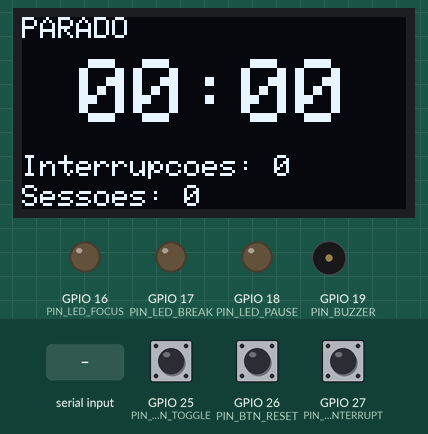
Simulated run of this sketch. Board: ESP32. On the bench: 128×64 one-colour display, output pins drawn as LEDs (lit = HIGH), buzzer (waves = sounding, pin HIGH). The inputs (shaded band) are chosen by the test bench; at power-on: GPIO 25 (PIN_BTN_TOGGLE) HIGH, GPIO 26 (PIN_BTN_RESET) HIGH, GPIO 27 (PIN_BTN_INTERRUPT) HIGH. What the sketch prints to the serial monitor is not drawn.

Above: at 1.7 s.
1.8 s: GPIO 25 (PIN_BTN_TOGGLE) pulled LOW for 0.15 s
At 2.8 s:
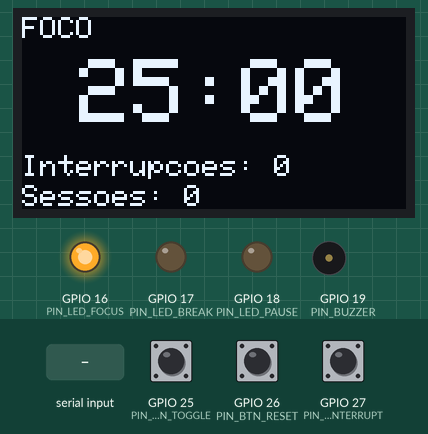
4.9 s: "s" received over Serial
At 5.9 s:
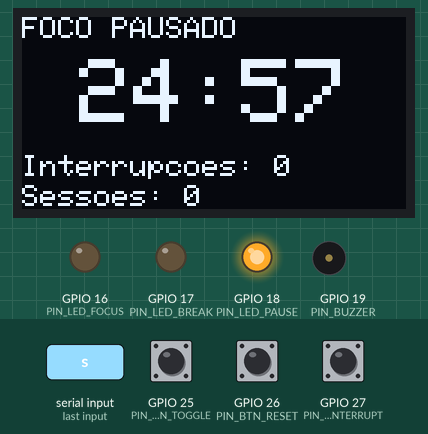
7.5 s: "S" received over Serial
At 9.3 s:
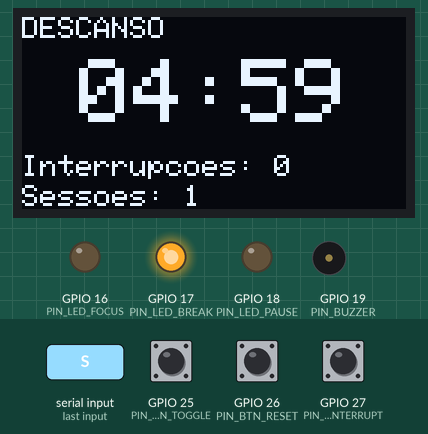
9.4 s: GPIO 26 (PIN_BTN_RESET) pulled LOW for 3.2 s
At 13.3 s:
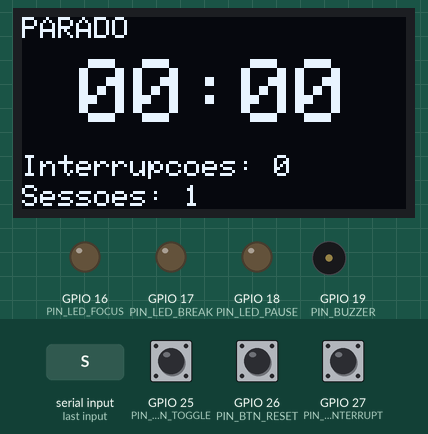
14.1 s: GPIO 25 (PIN_BTN_TOGGLE) pulled LOW for 1 s
At 15.1 s:
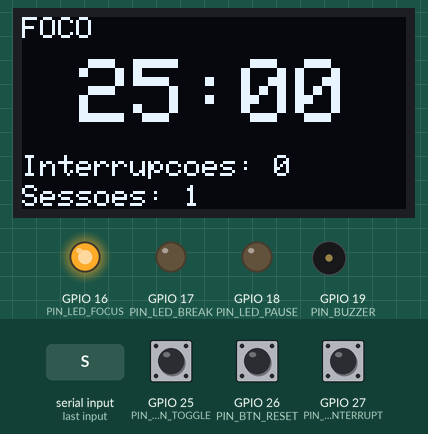
16.6 s: GPIO 27 (PIN_BTN_INTERRUPT) pulled LOW for 0.15 s
At 17.9 s:
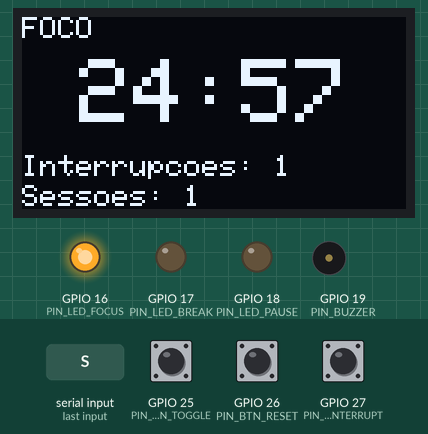
Timing chart, 0 to 19.2 s (numbered marks = the images above; inputs shaded):
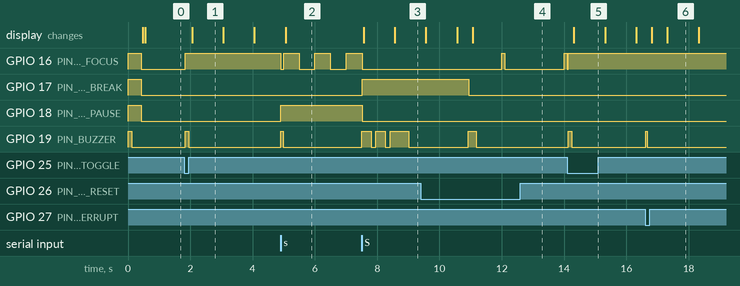

Measured:
- after the input at 1.8 s, GPIO 19 (PIN_BUZZER): LOW → HIGH at once, → LOW 0.12 s later; the display: changes after 0.26 s (image 1)
- after the input at 4.9 s, GPIO 16 (PIN_LED_FOCUS): HIGH → LOW at once, then repeats every 1.0 s: HIGH 0.50 s, LOW 0.50 s; GPIO 18 (PIN_LED_PAUSE): LOW → HIGH at once; GPIO 19 (PIN_BUZZER): LOW → HIGH at once, → LOW 0.08 s later; the display: changes after 0.16 s (image 2)
- after the input at 7.5 s, GPIO 16 (PIN_LED_FOCUS): goes on until 7.5 s, then stays LOW; GPIO 17 (PIN_LED_BREAK): LOW → HIGH at once
- after the input at 9.4 s, GPIO 16 (PIN_LED_FOCUS): LOW → HIGH after 2.6 s, → LOW 0.10 s later, → HIGH 1.9 s later; GPIO 17 (PIN_LED_BREAK): HIGH → LOW after 1.5 s; GPIO 19 (PIN_BUZZER): LOW → HIGH after 1.5 s, → LOW 0.25 s later; the display: first differs from a run without the input after 1.7 s (image 4)
- after the input at 14.1 s, GPIO 19 (PIN_BUZZER): LOW → HIGH at once, → LOW 0.12 s later; the display: changes after 0.21 s (image 5)
- after the input at 16.6 s, GPIO 19 (PIN_BUZZER): LOW → HIGH at once, → LOW 0.04 s later
- what the display in image 1 shows lasts 1.0 s, from 2.1 s to 3.1 s

The sketch:

lummi_firmware.ino
```cpp
// Temporizador de foco/descanso com 3 botões, 3 LEDs, buzzer e Serial Monitor.

#include "config.h"
#include "FocusTimer.h"
#include "Button.h"
#include "Buzzer.h"
#include "Display.h"
#include "OledDisplay.h"
#include "Diagnostics.h"

using namespace lummi;

static FocusTimer timer(MS_PER_MINUTE);
static Button btnToggle(PIN_BTN_TOGGLE);
static Button btnReset(PIN_BTN_RESET);
static Button btnInterrupt(PIN_BTN_INTERRUPT);
static Buzzer buzzer;
static OledDisplay display;      // SSD1306 128x64 I2C; se faltar, begin() falha e o firmware segue sem ele
static uint32_t lastRenderMs = 0;
static uint32_t lastStatusMs = 0;

// Padrões sonoros (ms): ligado, desligado, ligado...
static const uint16_t PAT_START[]     = {120};
static const uint16_t PAT_PAUSE[]     = {80};
static const uint16_t PAT_RESUME[]    = {80, 60, 80};
static const uint16_t PAT_INTERRUPT[] = {40};
static const uint16_t PAT_FOCUS_END[] = {300, 150, 300, 150, 600};
static const uint16_t PAT_BREAK_END[] = {150, 100, 150, 100, 150};
static const uint16_t PAT_RESET[]     = {250};
#define PLAY(p) buzzer.play(p, sizeof(p) / sizeof(p[0]))

static const char* stateName(State s) {
  switch (s) {
    case State::Idle:        return "PARADO";
    case State::Focus:       return "FOCO";
    case State::FocusPaused: return "FOCO PAUSADO";
    case State::Break:       return "DESCANSO";
    case State::BreakPaused: return "DESCANSO PAUSADO";
  }
  return "?";
}

static void printStatus() {
  uint32_t s = (timer.remainingMs() + 999) / 1000;  // arredonda para cima
  Serial.printf("[%s] restante %02lu:%02lu | interrupcoes: %u | sessoes concluidas: %u\n",
                stateName(timer.state()), (unsigned long)(s / 60), (unsigned long)(s % 60),
                (unsigned)timer.sessionInterruptions(), (unsigned)timer.completedSessions());
}

static void handleEvent(Event e) {
  switch (e) {
    case Event::FocusStarted:
      Serial.printf("[EVENTO] Foco iniciado: %u min\n", (unsigned)timer.focusMin());
      PLAY(PAT_START); break;
    case Event::Paused:
      Serial.println("[EVENTO] Pausado"); PLAY(PAT_PAUSE); break;
    case Event::Resumed:
      Serial.println("[EVENTO] Continuando"); PLAY(PAT_RESUME); break;
    case Event::Interruption:
      Serial.printf("[EVENTO] Interrupcao registrada (#%u nesta sessao)\n",
                    (unsigned)timer.sessionInterruptions());
      PLAY(PAT_INTERRUPT); break;
    case Event::FocusEnded:
      Serial.printf("[EVENTO] Foco concluido. Interrupcoes: %u. Sessoes concluidas: %u. Descanso de %u min\n",
                    (unsigned)timer.lastSessionInterruptions(), (unsigned)timer.completedSessions(),
                    (unsigned)timer.breakMin());
      PLAY(PAT_FOCUS_END); break;
    case Event::BreakEnded:
      Serial.println("[EVENTO] Descanso terminou. Aperte A para novo foco.");
      PLAY(PAT_BREAK_END); break;
    case Event::Reset:
      Serial.println("[EVENTO] Reiniciado. Aguardando inicio."); PLAY(PAT_RESET); break;
    case Event::None: break;
  }
  if (e != Event::None) printStatus();
}

static void updateLeds(uint32_t now) {
  bool blink = (now / 500) % 2 == 0;       // pisca a 1 Hz
  bool idlePulse = (now % 2000) < 100;     // "pronto": pulso curto a cada 2 s
  bool focus = false, brk = false, pause = false;
  switch (timer.state()) {
    case State::Idle:        focus = idlePulse; break;
    case State::Focus:       focus = true; break;
    case State::Break:       brk = true; break;
    case State::FocusPaused: pause = true; focus = blink; break;
    case State::BreakPaused: pause = true; brk = blink; break;
  }
  digitalWrite(PIN_LED_FOCUS, focus ? HIGH : LOW);
  digitalWrite(PIN_LED_BREAK, brk ? HIGH : LOW);
  digitalWrite(PIN_LED_PAUSE, pause ? HIGH : LOW);
}

static void printHelp() {
  Serial.println("Botoes: A=iniciar/pausar/continuar | B(segurar)=reiniciar | C=interrupcao");
  Serial.println("Serial: s=A  r=B  i=C  t=status  c=varrer I2C  h=ajuda");
}

// Comandos pelo Serial Monitor (útil para testar sem os botões)
static void handleSerial() {
  while (Serial.available() > 0) {
    char c = (char)Serial.read();
    uint32_t now = millis();
    switch (c) {
      case 's': case 'S': handleEvent(timer.toggle(now)); break;
      case 'r': case 'R': handleEvent(timer.reset()); break;
      case 'i': case 'I': handleEvent(timer.registerInterruption()); break;
      case 't': case 'T': printStatus(); break;
      case 'c': case 'C': diagScanI2C(); break;
      case 'h': case 'H': printHelp(); break;
      default: break;  // ignora \r, \n e outros
    }
  }
}

void setup() {
  Serial.begin(115200);
  pinMode(PIN_LED_FOCUS, OUTPUT);
  pinMode(PIN_LED_BREAK, OUTPUT);
  pinMode(PIN_LED_PAUSE, OUTPUT);
  btnToggle.begin();
  btnReset.begin();
  btnInterrupt.begin();
  buzzer.begin(PIN_BUZZER);
  timer.configure(DEFAULT_FOCUS_MIN, DEFAULT_BREAK_MIN);

  // Autoteste de partida: todos os LEDs + um bipe.
  digitalWrite(PIN_LED_FOCUS, HIGH); digitalWrite(PIN_LED_BREAK, HIGH); digitalWrite(PIN_LED_PAUSE, HIGH);
  digitalWrite(PIN_BUZZER, HIGH); delay(120); digitalWrite(PIN_BUZZER, LOW);
  delay(300);
  digitalWrite(PIN_LED_FOCUS, LOW); digitalWrite(PIN_LED_BREAK, LOW); digitalWrite(PIN_LED_PAUSE, LOW);

  diagPrintBoot();
  Serial.printf("Foco %u min | Descanso %u min | 1 min = %lu ms\n",
                (unsigned)timer.focusMin(), (unsigned)timer.breakMin(), (unsigned long)MS_PER_MINUTE);
#if SCAN_I2C_ON_BOOT
  diagScanI2C();
#endif
  Serial.println(display.begin() ? "[OLED] pronto" : "[OLED] nao encontrado ou falhou (so Serial e LEDs)");
  printHelp();
}

void loop() {
  uint32_t now = millis();
  btnToggle.update(now);
  btnReset.update(now);
  btnInterrupt.update(now);

  if (btnToggle.pressed())    handleEvent(timer.toggle(now));
  if (btnReset.held())        handleEvent(timer.reset());
  if (btnInterrupt.pressed()) handleEvent(timer.registerInterruption());
  handleSerial();
  handleEvent(timer.update(now));

  buzzer.update(now);
  updateLeds(now);

  if ((now - lastRenderMs) >= 250) {   // 4 atualizações por segundo
    lastRenderMs = now;
    display.render({timer.state(), timer.remainingMs(), timer.sessionInterruptions(), timer.completedSessions()});
  }

  if ((timer.state() == State::Focus || timer.state() == State::Break) &&
      (now - lastStatusMs) >= STATUS_PRINT_MS) {
    lastStatusMs = now;
    printStatus();
  }
}
```

Button.h
```cpp
// Botão com debounce (filtro de ruído) e detecção de "segurar".
// Ligação: GPIO -> botão -> GND. Pull-up interno: solto = HIGH, apertado = LOW.
#pragma once
#include <Arduino.h>
#include "config.h"

class Button {
 public:
  explicit Button(uint8_t pin) : pin_(pin) {}

  void begin() {
    pinMode(pin_, INPUT_PULLUP);
    raw_ = stable_ = digitalRead(pin_);
    lastChange_ = millis();
  }

  // Chamar uma vez por loop.
  void update(uint32_t now) {
    pressed_ = false;
    held_ = false;
    int r = digitalRead(pin_);
    if (r != raw_) { raw_ = r; lastChange_ = now; }
    if (raw_ != stable_ && (now - lastChange_) >= DEBOUNCE_MS) {
      stable_ = raw_;
      if (stable_ == LOW) { pressed_ = true; pressedAt_ = now; heldFired_ = false; }
    }
    if (stable_ == LOW && !heldFired_ && (now - pressedAt_) >= RESET_HOLD_MS) {
      heldFired_ = true;
      held_ = true;
    }
  }

  bool pressed() const { return pressed_; }   // true uma vez ao apertar
  bool held() const { return held_; }         // true uma vez após segurar RESET_HOLD_MS

 private:
  uint8_t pin_;
  int raw_ = HIGH, stable_ = HIGH;
  uint32_t lastChange_ = 0, pressedAt_ = 0;
  bool pressed_ = false, held_ = false, heldFired_ = false;
};
```

Buzzer.h
```cpp
// Buzzer ATIVO tocando padrões sem bloquear o loop.
// Padrão = lista de durações em ms: ligado, desligado, ligado, ... (tamanho sempre ímpar).
#pragma once
#include <Arduino.h>

class Buzzer {
 public:
  void begin(uint8_t pin) { pin_ = pin; pinMode(pin_, OUTPUT); digitalWrite(pin_, LOW); }

  void play(const uint16_t* pattern, uint8_t length) {
    pattern_ = pattern; length_ = length; idx_ = 0;
    digitalWrite(pin_, HIGH);
    stepEnd_ = millis() + pattern_[0];
  }

  void update(uint32_t now) {
    if (!pattern_) return;
    if ((int32_t)(now - stepEnd_) < 0) return;
    idx_++;
    if (idx_ >= length_) { digitalWrite(pin_, LOW); pattern_ = nullptr; return; }
    digitalWrite(pin_, (idx_ % 2 == 0) ? HIGH : LOW);
    stepEnd_ = now + pattern_[idx_];
  }

 private:
  uint8_t pin_ = 0;
  const uint16_t* pattern_ = nullptr;
  uint8_t length_ = 0, idx_ = 0;
  uint32_t stepEnd_ = 0;
};
```

Diagnostics.h
```cpp
// Diagnóstico pelo Serial: relatório de partida e varredura do barramento I2C.
// Serve para saber se o OLED é "visto" pelo ESP32 antes de culpar o código.
#pragma once
#include <Arduino.h>
#include <Wire.h>
#include "config.h"

// Varre os endereços 0x08..0x77. Retorna quantos dispositivos responderam.
inline uint8_t diagScanI2C() {
  Wire.begin(PIN_I2C_SDA, PIN_I2C_SCL);
  Serial.printf("[I2C] Varrendo 0x08..0x77 (SDA=GPIO%u, SCL=GPIO%u)...\n",
                (unsigned)PIN_I2C_SDA, (unsigned)PIN_I2C_SCL);
  uint8_t found = 0;
  for (uint8_t addr = 0x08; addr <= 0x77; addr++) {
    Wire.beginTransmission(addr);
    if (Wire.endTransmission() == 0) {          // 0 = alguém respondeu (ACK)
      Serial.printf("[I2C] Dispositivo em 0x%02X%s\n", (unsigned)addr,
                    (addr == 0x3C || addr == 0x3D) ? "  (endereco comum de OLED; modelo NAO confirmado)" : "");
      found++;
    }
  }
  if (found == 0) {
    Serial.println("[I2C] Nenhum dispositivo respondeu. Verifique: VCC/GND do OLED, SDA/SCL trocados,");
    Serial.println("[I2C]   pinos SDA/SCL diferentes de 21/22 na sua placa, solda/jumper ruim, OLED SPI (sem I2C).");
  }
  return found;
}

inline void diagPrintBoot() {
  Serial.println();
  Serial.println("=== LUMMI firmware P0 - diagnostico de partida ===");
  Serial.printf("Chip: %s rev %u | CPU %lu MHz | flash %lu KB | heap livre %lu bytes\n",
                ESP.getChipModel(), (unsigned)ESP.getChipRevision(), (unsigned long)ESP.getCpuFreqMHz(),
                (unsigned long)(ESP.getFlashChipSize() / 1024), (unsigned long)ESP.getFreeHeap());
  Serial.printf("Pinos: botoes A=%u B=%u C=%u | LEDs foco=%u descanso=%u pausa=%u | buzzer=%u | I2C SDA=%u SCL=%u\n",
                (unsigned)PIN_BTN_TOGGLE, (unsigned)PIN_BTN_RESET, (unsigned)PIN_BTN_INTERRUPT,
                (unsigned)PIN_LED_FOCUS, (unsigned)PIN_LED_BREAK, (unsigned)PIN_LED_PAUSE,
                (unsigned)PIN_BUZZER, (unsigned)PIN_I2C_SDA, (unsigned)PIN_I2C_SCL);
  Serial.println("(Mapa de pinos = HIPOTESE; buzzer assumido ATIVO; OLED SSD1306 0x3C a validar integrado)");
}
```

Display.h
```cpp
// Interface de display. O firmware só conhece esta interface; quando o OLED estiver
// funcionando, cria-se OledDisplay (ex.: SSD1306/SH1106, a CONFIRMAR) sem mexer na lógica.
#pragma once
#include <stdint.h>
#include "FocusTimer.h"

struct UiSnapshot {
  lummi::State state;
  uint32_t remainingMs;
  uint16_t interruptions;
  uint16_t completedSessions;
};

class IDisplay {
 public:
  virtual ~IDisplay() {}
  virtual bool begin() = 0;                       // false = display ausente/falhou (o firmware segue sem ele)
  virtual void render(const UiSnapshot& s) = 0;
};

// Substituto atual: não faz nada. O Serial e os LEDs continuam funcionando.
class NullDisplay : public IDisplay {
 public:
  bool begin() override { return false; }
  void render(const UiSnapshot&) override {}
};
```

FocusTimer.h
```cpp
// Lógica do temporizador de foco/descanso. NÃO usa nenhuma função do Arduino:
// o tempo entra como parâmetro (millis()), então dá para testar no computador.
#pragma once
#include <stdint.h>

namespace lummi {

enum class State : uint8_t { Idle, Focus, FocusPaused, Break, BreakPaused };

enum class Event : uint8_t {
  None, FocusStarted, Paused, Resumed, Interruption, FocusEnded, BreakEnded, Reset
};

class FocusTimer {
 public:
  explicit FocusTimer(uint32_t msPerMinute = 60000UL);

  // Define as durações. Limites iguais aos da interface web (foco 1..120, pausa 1..30).
  // Se estiver rodando, vale a partir da PRÓXIMA fase.
  void configure(uint16_t focusMin, uint16_t breakMin);

  Event toggle(uint32_t now);        // botão A
  Event reset();                     // botão B (segurado)
  Event registerInterruption();      // botão C (só conta durante o foco rodando)
  Event update(uint32_t now);        // chamar a cada loop; detecta fim de fase

  State    state() const { return state_; }
  uint32_t remainingMs() const { return remainingMs_; }
  uint16_t focusMin() const { return focusMin_; }
  uint16_t breakMin() const { return breakMin_; }
  uint16_t sessionInterruptions() const { return sessionInt_; }
  uint16_t lastSessionInterruptions() const { return lastSessionInt_; }
  uint16_t completedSessions() const { return completed_; }

 private:
  void advance(uint32_t now);
  uint32_t msPerMinute_;
  uint16_t focusMin_, breakMin_;
  State state_;
  uint32_t remainingMs_, lastTick_;
  uint16_t sessionInt_, lastSessionInt_, completed_;
};

}  // namespace lummi
```

OledDisplay.h
```cpp
// OledDisplay: implementação de IDisplay para o OLED SSD1306 128x64 (I2C) com Adafruit SSD1306/GFX.
// Só desenha o que o firmware já sabe (UiSnapshot); não altera a lógica do FocusTimer.
// Se o display faltar ou falhar, begin() retorna false e o firmware segue só com Serial e LEDs.
#pragma once
#include <Arduino.h>
#include <stdio.h>
#include <string.h>
#include <Wire.h>
#include <Adafruit_GFX.h>
#include <Adafruit_SSD1306.h>
#include "Display.h"
#include "config.h"

class OledDisplay : public IDisplay {
 public:
  OledDisplay() : oled_(OLED_WIDTH, OLED_HEIGHT, &Wire, OLED_RESET_PIN) {}

  bool begin() override {
    ok_ = false;
    have_ = false;
    Wire.begin(PIN_I2C_SDA, PIN_I2C_SCL);          // seguro chamar de novo (diagScanI2C também chama)
    // Adafruit_SSD1306::begin() NÃO verifica se há alguém no barramento; por isso a sonda abaixo.
    Wire.beginTransmission(OLED_I2C_ADDR);
    if (Wire.endTransmission() != 0) return false;  // nenhum ACK em OLED_I2C_ADDR
    // periphBegin=false: o Wire já foi iniciado acima, com os pinos do config.h.
    if (!oled_.begin(SSD1306_SWITCHCAPVCC, OLED_I2C_ADDR, true, false)) return false;
    oled_.setTextColor(SSD1306_WHITE);
    oled_.cp437(false);
    oled_.clearDisplay();
    oled_.display();
    ok_ = true;
    return true;
  }

  // Chamado pelo loop 4x/s. Só redesenha (e usa o I2C) quando algo visível mudou.
  void render(const UiSnapshot& s) override {
    if (!ok_) return;
    const uint32_t secs = (s.remainingMs + 999) / 1000;   // arredonda para cima, como um cronômetro
    if (have_ && s.state == last_.state && secs == lastSecs_ &&
        s.interruptions == last_.interruptions && s.completedSessions == last_.completedSessions) return;
    last_ = s; lastSecs_ = secs; have_ = true;

    char buf[24];
    oled_.clearDisplay();

    oled_.setTextSize(1);
    oled_.setCursor(0, 0);
    oled_.print(label(s.state));

    snprintf(buf, sizeof buf, "%02lu:%02lu", (unsigned long)(secs / 60), (unsigned long)(secs % 60));
    oled_.setTextSize(3);                                   // 18 px por caractere
    const int w = (int)strlen(buf) * 18;
    oled_.setCursor((OLED_WIDTH - w) / 2, 14);
    oled_.print(buf);

    oled_.setTextSize(1);
    snprintf(buf, sizeof buf, "Interrupcoes: %u", (unsigned)s.interruptions);
    oled_.setCursor(0, 46);
    oled_.print(buf);
    snprintf(buf, sizeof buf, "Sessoes: %u", (unsigned)s.completedSessions);
    oled_.setCursor(0, 56);
    oled_.print(buf);

    oled_.display();                                        // sem isto nada aparece na tela
  }

 private:
  // Mesmos nomes do stateName() do .ino (sem acentos: a fonte padrão do GFX não os tem).
  static const char* label(lummi::State st) {
    switch (st) {
      case lummi::State::Idle:        return "PARADO";
      case lummi::State::Focus:       return "FOCO";
      case lummi::State::FocusPaused: return "FOCO PAUSADO";
      case lummi::State::Break:       return "DESCANSO";
      case lummi::State::BreakPaused: return "DESCANSO PAUSADO";
    }
    return "?";
  }

  Adafruit_SSD1306 oled_;
  bool ok_ = false;
  bool have_ = false;
  UiSnapshot last_{};
  uint32_t lastSecs_ = 0;
};
```

config.h
```cpp
// LUMMI - configuração central (pinos e tempos).
// Mapa de pinos = PROPOSTA (o PDF ainda lista "mapa de pinos: aguardando aprovação").
// Alterar aqui é suficiente; nenhum outro arquivo tem número de pino.
#pragma once
#include <stdint.h>

// ---- Botões (entre o GPIO e o GND; usa o pull-up interno, não precisa de resistor) ----
constexpr uint8_t PIN_BTN_TOGGLE    = 25;  // A: iniciar / pausar / continuar
constexpr uint8_t PIN_BTN_RESET     = 26;  // B: reiniciar (segurar)
constexpr uint8_t PIN_BTN_INTERRUPT = 27;  // C: registrar interrupção

// ---- LEDs (GPIO -> resistor 220 ohm -> LED -> GND) ----
constexpr uint8_t PIN_LED_FOCUS = 16;
constexpr uint8_t PIN_LED_BREAK = 17;
constexpr uint8_t PIN_LED_PAUSE = 18;

// ---- Buzzer ATIVO (liga com nível HIGH) ----
constexpr uint8_t PIN_BUZZER = 19;

// ---- Tempos ----
// Quantos milissegundos valem "1 minuto". Para testar rápido, use 1000UL (1 min = 1 s).
// NÃO deixe 1000UL na versão final.
#ifndef MS_PER_MINUTE
#define MS_PER_MINUTE 60000UL
#endif
constexpr uint16_t DEFAULT_FOCUS_MIN = 25;   // mesmos padrões da interface web
constexpr uint16_t DEFAULT_BREAK_MIN = 5;

constexpr uint32_t DEBOUNCE_MS      = 30;    // filtro de ruído dos botões
constexpr uint32_t RESET_HOLD_MS    = 1500;  // tempo segurando B para reiniciar
constexpr uint32_t STATUS_PRINT_MS  = 5000;  // intervalo do log de tempo restante

// ---- Diagnóstico / OLED (HIPÓTESES, nada confirmado) ----
// I2C do ESP32 DevKit costuma usar SDA=21 e SCL=22. Confirme na SUA placa.
// OLED SSD1306 128x64 por I2C (validado isoladamente pelo autor; falta validar integrado ao firmware).
constexpr uint8_t PIN_I2C_SDA = 21;
constexpr uint8_t PIN_I2C_SCL = 22;
constexpr uint8_t OLED_I2C_ADDR  = 0x3C;
constexpr uint8_t OLED_WIDTH     = 128;
constexpr uint8_t OLED_HEIGHT    = 64;
constexpr int8_t  OLED_RESET_PIN = -1;   // sem pino de reset
#define SCAN_I2C_ON_BOOT 1   // 1 = varre o I2C na partida; 0 = só quando digitar 'c' no Serial
```
